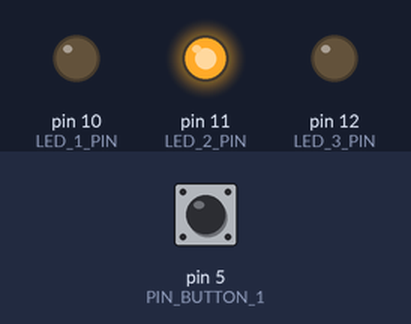
Simulated run of this sketch. Board: Arduino Uno, built with avr-gcc and run on an emulated ATmega328P. Parts: output pins drawn as LEDs (lit = HIGH). The test bench sets the inputs (shaded band); at power-on: pin 5 (PIN_BUTTON_1) LOW. What the sketch prints to the serial monitor is not drawn.

Above: at 9.8 s.
9.9 s: pin 5 (PIN_BUTTON_1) pulled HIGH for 3 s
At 12.4 s:
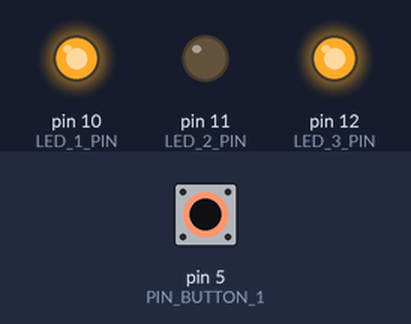
15.5 s: pin 5 (PIN_BUTTON_1) driven HIGH
At 21.6 s:
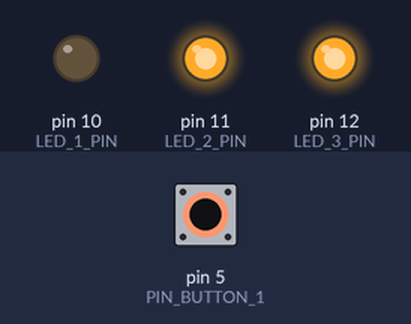
24.1 s: pin 5 (PIN_BUTTON_1) driven LOW
At 30.9 s:
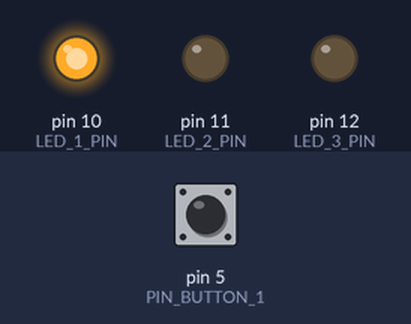
Timing chart, 0 to 38.7 s (numbered marks = the images above; inputs shaded):
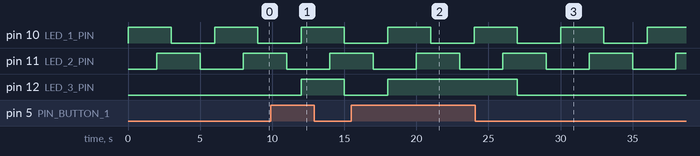

Measured:
- after the input at 9.9 s, pin 12 (LED_3_PIN): LOW → HIGH after 2.1 s, → LOW 3.0 s later
- after the input at 15.5 s, pin 12 (LED_3_PIN): LOW → HIGH after 2.5 s
- after the input at 24.1 s, pin 12 (LED_3_PIN): HIGH → LOW after 2.9 s
- by itself, pin 10 (LED_1_PIN), pin 11 (LED_2_PIN): alternates HIGH for 3.0 s and LOW for 3.0 s

The sketch:

example-delay-button.ino
```cpp
/* Aplicaciones en tiempo real - FRLP
  Ejemplo: 01
  Circuito simulado: https://www.tinkercad.com/things/ffl84zS9Lln-threads/editel?sharecode=2TBQMTCOTI6vwOd5Vc-v3kFIP0pLY9kaTZ8JEdZDrDg
*/
#define LED_1_PIN 10
#define LED_2_PIN 11
#define LED_3_PIN 12
#define PIN_BUTTON_1 5

void setup() {
  Serial.begin(9600);

  pinMode(LED_1_PIN, OUTPUT);
  pinMode(LED_2_PIN, OUTPUT);
  pinMode(LED_3_PIN, OUTPUT);
  pinMode(PIN_BUTTON_1, INPUT);
}

void loop() {

    // Task 1 - Intermitent led
    Serial.println("Task1");
    int currentValueLed1 = digitalRead(LED_1_PIN);
    currentValueLed1 == HIGH ? digitalWrite(LED_1_PIN, LOW): digitalWrite(LED_1_PIN, HIGH);
    delay(2000);

    // Task 2 - Intermitent led
    Serial.println("Task2");
    int currentValueLed2 = digitalRead(LED_2_PIN);
    currentValueLed2 == HIGH ? digitalWrite(LED_2_PIN, LOW): digitalWrite(LED_2_PIN, HIGH);
    delay(1000);

    // Task 3 - PUSH Button
    Serial.println("Task3");
    int buttonValue = digitalRead(PIN_BUTTON_1);
    digitalWrite(LED_3_PIN, buttonValue);


}
```
